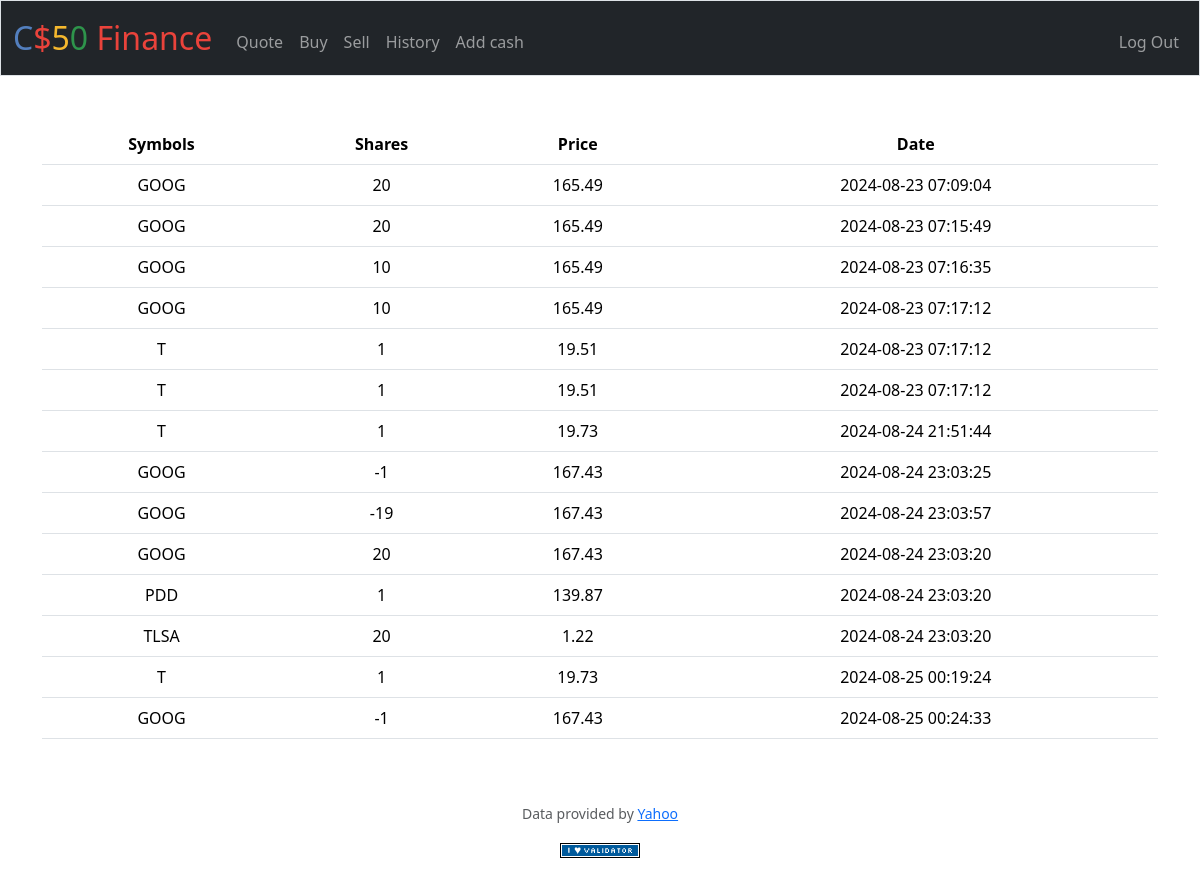
Screenshot of /history (signed in) with the database file from the repository.
### tables this page shows
CREATE TABLE 'transactions' ('id' INTEGER PRIMARY KEY AUTOINCREMENT NOT NULL,'user_id' INTEGER NOT NULL, 'symbol' TEXT NOT NULL,'shares' NUMERIC NOT NULL, 'price' NUMERIC NOT NULL, 'timestamp' DATETIME DEFAULT CURRENT_TIMESTAMP,'value' NUMERIC);

### app.py (the view)
@app.route("/history")
@login_required
def history():
    user_id = session["user_id"]
    transactions_db = db.execute(
        "SELECT * FROM transactions WHERE user_id = :id", id=user_id
    )
    return render_template("history.html", transactions=transactions_db)

### app.py (called while the page is built)
@app.after_request
def after_request(response):
    response.headers["Cache-Control"] = "no-cache, no-store, must-revalidate"
    response.headers["Expires"] = 0
    response.headers["Pragma"] = "no-cache"
    return response

### helpers.py (called while the page is built)
def login_required(f):
    @wraps(f)
    def decorated_function(*args, **kwargs):
        if session.get("user_id") is None:
            return redirect("/login")
        return f(*args, **kwargs)
    return decorated_function

### templates/history.html (shortened to what this page needs)
{% extends "layout.html" %}
{% block main %}
    <table class="table">
        <thead>
            <tr>
                <th scope="col">Symbols</th>
                <th scope="col">Shares</th>
                <th scope="col">Price</th>
                <th scope="col">Date</th>
            </tr>
        </thead>
        <tbody>
            {% for row in transactions %}
                <tr>
                    <td>{{ row["symbol"] }}</td>
                    <td>{{ row["shares"] }}</td>
                    <td>{{ row["price"] }}</td>
                    <td>{{ row["timestamp"] }}</td>
                </tr>
            {% endfor %}
        </tbody>
    </table>
{% endblock %}

### templates/layout.html (shortened to what this page needs)
<!DOCTYPE html>
<html lang="en">
    <head>
        <link href="https://cdn.jsdelivr.net/npm/bootstrap@5.3.3/dist/css/bootstrap.min.css" rel="stylesheet">
        <link href="/static/styles.css" rel="stylesheet">
    </head>
    <body>
        <nav class="bg-dark border navbar navbar-expand-md navbar-dark">
            <div class="container-fluid">
                <a class="navbar-brand" href="/"><span class="blue">C</span><span class="red">$</span><span class="yellow">5</span><span class="green">0</span> <span class="red">Finance</span></a>
                <div class="collapse navbar-collapse" id="navbar">
                    {% if session["user_id"] %}
                        <ul class="navbar-nav me-auto mt-2">
                            <li class="nav-item"><a class="nav-link" href="/quote">Quote</a></li>
                            <li class="nav-item"><a class="nav-link" href="/buy">Buy</a></li>
                            <li class="nav-item"><a class="nav-link" href="/sell">Sell</a></li>
                            <li class="nav-item"><a class="nav-link" href="/history">History</a></li>
                            <li class="nav-item"><a class="nav-link" href="/add">Add cash</a></li>
                        </ul>
                        <ul class="navbar-nav ms-auto mt-2">
                            <li class="nav-item"><a class="nav-link" href="/logout">Log Out</a></li>
                        </ul>
                    {% else %}
                        <ul class="navbar-nav ms-auto mt-2">
                            <li class="nav-item"><a class="nav-link" href="/register">Register</a></li>
                            <li class="nav-item"><a class="nav-link" href="/login">Log In</a></li>
                        </ul>
                    {% endif %}
                </div>
            </div>
        </nav>
        <main class="container py-5 text-center">
            {% block main %}{% endblock %}
        </main>
        <footer class="mb-5">
            <p class="mb-3 small text-center text-muted">
                Data provided by <a href="https://finance.yahoo.com/">Yahoo</a>
            </p>
            <form action="https://validator.w3.org/check" class="text-center" enctype="multipart/form-data" method="post" target="_blank">
                <input alt="Validate" src="/static/I_heart_validator.png" type="image">
            </form>
        </footer>
    </body>
</html>

### static/styles.css (style rules this page uses)
nav .navbar-brand { font-size: xx-large; }
nav .navbar-brand .blue { color: #537fbe; }
nav .navbar-brand .red { color: #ea433b; }
nav .navbar-brand .yellow { color: #f5b82e; }
nav .navbar-brand .green { color: #2e944b; }

### rows the page displays
transactions: symbol "GOOG", shares "20", price "165.49", timestamp "2024-08-23 07:09:04"
transactions: symbol "GOOG", shares "20", price "165.49", timestamp "2024-08-23 07:15:49"
transactions: symbol "GOOG", shares "10", price "165.49", timestamp "2024-08-23 07:16:35"
transactions: symbol "GOOG", shares "10", price "165.49", timestamp "2024-08-23 07:17:12"
transactions: symbol "T", shares "1", price "19.51", timestamp "2024-08-23 07:17:12"
transactions: symbol "T", shares "1", price "19.51", timestamp "2024-08-23 07:17:12"
transactions: symbol "T", shares "1", price "19.73", timestamp "2024-08-24 21:51:44"
transactions: symbol "GOOG", shares "-1", price "167.43", timestamp "2024-08-24 23:03:25"
transactions: symbol "GOOG", shares "-19", price "167.43", timestamp "2024-08-24 23:03:57"
transactions: symbol "GOOG", shares "20", price "167.43", timestamp "2024-08-24 23:03:20"
transactions: symbol "PDD", shares "1", price "139.87", timestamp "2024-08-24 23:03:20"
transactions: symbol "TLSA", shares "20", price "1.22", timestamp "2024-08-24 23:03:20"
transactions: symbol "T", shares "1", price "19.73", timestamp "2024-08-25 00:19:24"
transactions: symbol "GOOG", shares "-1", price "167.43", timestamp "2024-08-25 00:24:33"
